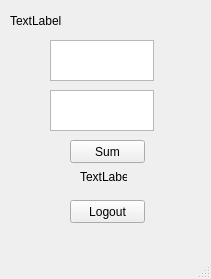
<?xml version="1.0" encoding="UTF-8"?>
<ui version="4.0">
 <class>MainWindow</class>
 <widget class="QMainWindow" name="MainWindow">
  <property name="geometry">
   <rect>
    <x>0</x>
    <y>0</y>
    <width>211</width>
    <height>279</height>
   </rect>
  </property>
  <property name="windowTitle">
   <string>MainWindow</string>
  </property>
  <widget class="QWidget" name="centralwidget">
   <widget class="QPushButton" name="Button_Sum">
    <property name="geometry">
     <rect>
      <x>70</x>
      <y>140</y>
      <width>75</width>
      <height>23</height>
     </rect>
    </property>
    <property name="text">
     <string>Sum</string>
    </property>
   </widget>
   <widget class="QLabel" name="label_sum">
    <property name="geometry">
     <rect>
      <x>80</x>
      <y>170</y>
      <width>47</width>
      <height>14</height>
     </rect>
    </property>
    <property name="text">
     <string>TextLabel</string>
    </property>
   </widget>
   <widget class="QPlainTextEdit" name="Text_A">
    <property name="geometry">
     <rect>
      <x>50</x>
      <y>40</y>
      <width>104</width>
      <height>41</height>
     </rect>
    </property>
   </widget>
   <widget class="QPlainTextEdit" name="Text_B">
    <property name="geometry">
     <rect>
      <x>50</x>
      <y>90</y>
      <width>104</width>
      <height>41</height>
     </rect>
    </property>
   </widget>
   <widget class="QPushButton" name="Button_Logout">
    <property name="geometry">
     <rect>
      <x>70</x>
      <y>200</y>
      <width>75</width>
      <height>23</height>
     </rect>
    </property>
    <property name="text">
     <string>Logout</string>
    </property>
   </widget>
   <widget class="QLabel" name="label_hi_user">
    <property name="geometry">
     <rect>
      <x>10</x>
      <y>10</y>
      <width>81</width>
      <height>21</height>
     </rect>
    </property>
    <property name="text">
     <string>TextLabel</string>
    </property>
   </widget>
  </widget>
  <widget class="QMenuBar" name="menubar">
   <property name="geometry">
    <rect>
     <x>0</x>
     <y>0</y>
     <width>211</width>
     <height>22</height>
    </rect>
   </property>
  </widget>
  <widget class="QStatusBar" name="statusbar"/>
 </widget>
 <resources/>
 <connections/>
</ui>
